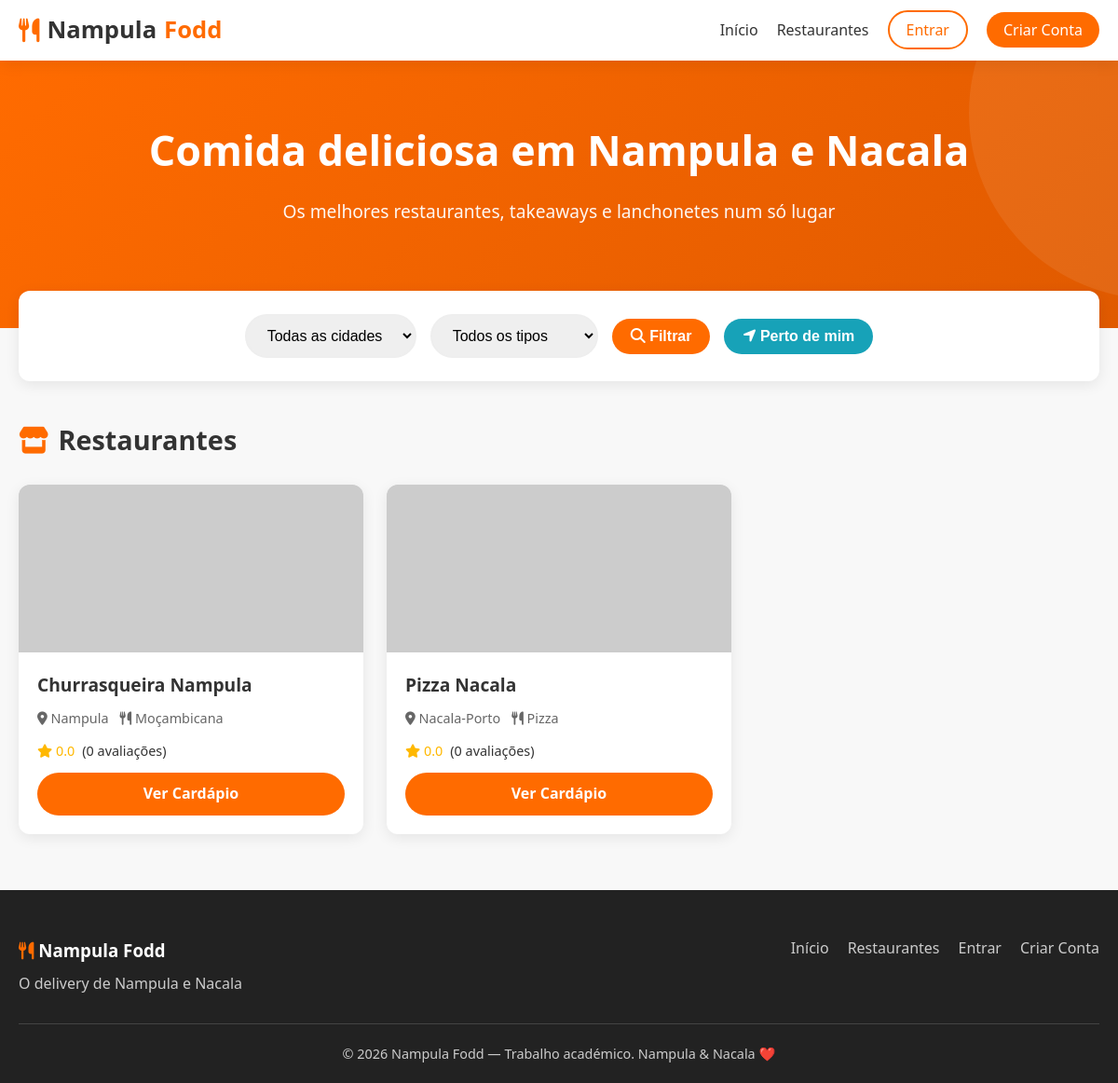
The page / on the database its author committed.
### tables this page shows
CREATE TABLE IF NOT EXISTS restaurantes (
    id INT AUTO_INCREMENT PRIMARY KEY,
    usuario_id INT NOT NULL,
    nome VARCHAR(150) NOT NULL,
    descricao TEXT,
    cidade ENUM('Nampula', 'Nacala-Porto', 'Nacala-a-Velha') NOT NULL,
    tipo_comida VARCHAR(100),
    endereco VARCHAR(255),
    latitude DECIMAL(10,8) DEFAULT NULL,
    longitude DECIMAL(11,8) DEFAULT NULL,
    foto VARCHAR(255) DEFAULT 'default-rest.jpg',
    aberto TINYINT(1) DEFAULT 1,
    activo TINYINT(1) DEFAULT 1,
    criado_em TIMESTAMP DEFAULT CURRENT_TIMESTAMP,
    FOREIGN KEY (usuario_id) REFERENCES usuarios(id) ON DELETE CASCADE
);

### config/database.php (called while the page is built, shortened)
<?php
function url($path = '') {
    $path = ltrim($path, '/');
    return BASE_URL . ($path ? '/' . $path : '');
}
?>

### index.php (the view, shortened to what this page needs)
<?php
require_once 'includes/header.php';
$sql = "SELECT r.*,
               COALESCE(AVG(c.nota), 0) as media_estrelas,
               COUNT(DISTINCT c.id) as total_comentarios
        FROM restaurantes r
        LEFT JOIN comentarios c ON c.restaurante_id = r.id
        WHERE r.activo = 1";
$params = [];
$sql .= " GROUP BY r.id ORDER BY r.aberto DESC, media_estrelas DESC";
$stmt = $pdo->prepare($sql);
$stmt->execute($params);
$restaurantes = $stmt->fetchAll();
?>
<body data-base="<?= htmlspecialchars(BASE_URL) ?>">
<section class="hero">
    <div class="container">
        <h1>Comida deliciosa em Nampula e Nacala</h1>
        <p>Os melhores restaurantes, takeaways e lanchonetes num só lugar</p>
    </div>
</section>
<div class="container">
    <form class="filtros" method="GET" action="<?= url('index.php') ?>">
        <select name="cidade">
            <option value="">Todas as cidades</option>
        </select>
        <select name="tipo">
            <option value="">Todos os tipos</option>
        </select>
        <button type="submit" class="btn-primary" style="width:auto;padding:10px 20px;">
            <i class="fas fa-search"></i> Filtrar
        </button>
        <button type="button" id="btnGps" class="btn-primary" style="width:auto;padding:10px 20px;background:#17a2b8;">
            <i class="fas fa-location-arrow"></i> Perto de mim
        </button>
    </form>
    <h2 class="secao-titulo">
        <i class="fas fa-store"></i> Restaurantes
    </h2>
    <?php if (empty($restaurantes)): ?>
        <p style="text-align:center;padding:40px;">Nenhum restaurante encontrado com estes filtros.</p>
    <?php else: ?>
        <div class="restaurantes-grid">
            <?php foreach ($restaurantes as $r): ?>
                <div class="restaurante-card">
                    <div class="rest-img">
                        <img src="<?= url('uploads/' . ($r['foto'] ?: 'default-rest.jpg')) ?>"
                             alt="<?= htmlspecialchars($r['nome']) ?>"
                             onerror="this.src='https://via.placeholder.com/400x200/FF6B00/ffffff?text=Restaurante'">
                    </div>
                    <div class="rest-info">
                        <h3><?= htmlspecialchars($r['nome']) ?></h3>
                        <p class="rest-meta">
                            <span><i class="fas fa-map-marker-alt"></i> <?= htmlspecialchars($r['cidade']) ?></span>
                            <span><i class="fas fa-utensils"></i> <?= htmlspecialchars($r['tipo_comida']) ?></span>
                        </p>
                        <div class="rest-rating">
                            <span class="estrelas">
                                <i class="fas fa-star"></i>
                                <?= number_format($r['media_estrelas'], 1) ?>
                            </span>
                            <span>(<?= $r['total_comentarios'] ?> avaliações)</span>
                        </div>
                        <a href="<?= url('restaurante.php?id=' . $r['id']) ?>" class="btn-ver">
                            Ver Cardápio
                        </a>
                    </div>
                </div>
            <?php endforeach; ?>
        </div>
    <?php endif; ?>
</div>
<?php require_once 'includes/footer.php'; ?>

### css/style.css (style rules this page uses)
:root { --laranja: #FF6B00; --laranja-escuro: #E05A00; --laranja-claro: #FF8C33; --branco: #FFFFFF; --cinza-claro: #F8F8F8; --cinza: #EEEEEE; --texto: #333333; --texto-claro: #666666; --sucesso: #28a745; --erro: #dc3545; --sombra: 0 4px 15px rgba(0,0,0,0.08); --sombra-hover: 0 8px 25px rgba(255,107,0,0.15); --radius: 12px; --transicao: all 0.3s ease; }
* { margin: 0; padding: 0; box-sizing: border-box; }
body { font-family: 'Segoe UI', system-ui, -apple-system, sans-serif; background: var(--cinza-claro); color: var(--texto); line-height: 1.6; min-height: 100vh; }
.container { width: 100%; max-width: 1200px; margin: 0 auto; padding: 0 20px; }
.hero { background: linear-gradient(135deg, var(--laranja) 0%, var(--laranja-escuro) 100%); color: var(--branco); padding: 60px 0 80px; text-align: center; position: relative; overflow: hidden; }
.hero::before { content: ''; position: absolute; top: -50%; right: -20%; width: 400px; height: 400px; background: rgba(255,255,255,0.08); border-radius: 50%; }
.hero h1 { font-size: 2.8rem; margin-bottom: 15px; animation: fadeInUp 0.8s ease; }
.hero p { font-size: 1.2rem; opacity: 0.95; margin-bottom: 30px; animation: fadeInUp 1s ease; }
.filtros { background: var(--branco); padding: 25px; border-radius: var(--radius); box-shadow: var(--sombra); margin: -40px auto 40px; position: relative; z-index: 10; display: flex; flex-wrap: wrap; gap: 15px; align-items: center; justify-content: center; }
.filtros select, .filtros input { padding: 12px 18px; border: 2px solid var(--cinza); border-radius: 50px; font-size: 1rem; outline: none; transition: var(--transicao); min-width: 180px; }
.secao-titulo { font-size: 1.8rem; margin-bottom: 25px; display: flex; align-items: center; gap: 10px; }
.secao-titulo i { color: var(--laranja); }
.restaurantes-grid { display: grid; grid-template-columns: repeat(auto-fill, minmax(280px, 1fr)); gap: 25px; margin-bottom: 50px; }
.estrelas { color: #FFB800; }
.btn-ver { display: inline-block; background: var(--laranja); color: white; padding: 10px 20px; border-radius: 50px; text-decoration: none; font-weight: 600; transition: var(--transicao); width: 100%; text-align: center; }
.btn-primary { background: var(--laranja); color: white; border: none; padding: 14px 30px; border-radius: 50px; font-size: 1rem; font-weight: 600; cursor: pointer; width: 100%; transition: var(--transicao); }
.restaurante-card { background: var(--branco); border-radius: var(--radius); overflow: hidden; box-shadow: var(--sombra); transition: var(--transicao); }
.rest-img { height: 180px; background: var(--cinza); position: relative; overflow: hidden; }
.rest-img img { width: 100%; height: 100%; object-fit: cover; }
.rest-info { padding: 20px; }
.rest-info h3 { font-size: 1.2rem; margin-bottom: 8px; }
.rest-meta { display: flex; gap: 12px; font-size: 0.9rem; color: var(--texto-claro); margin-bottom: 12px; flex-wrap: wrap; }
.rest-rating { display: flex; align-items: center; gap: 8px; margin-bottom: 12px; font-size: 0.9rem; flex-wrap: wrap; }

### rows shown on the page
restaurantes: nome "Churrasqueira Nampula", cidade "Nampula", tipo_comida "Moçambicana", media_estrelas "0.0", total_comentarios "0"
restaurantes: nome "Pizza Nacala", cidade "Nacala-Porto", tipo_comida "Pizza", media_estrelas "0.0", total_comentarios "0"
